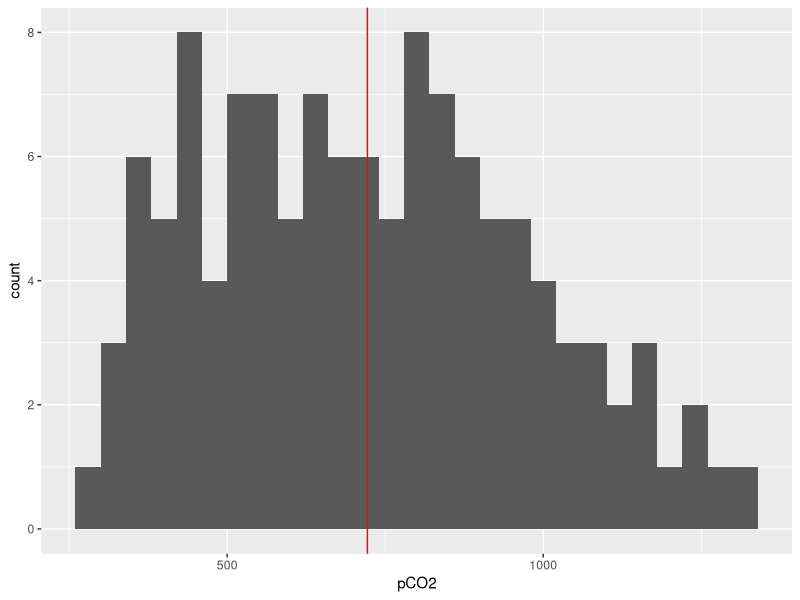
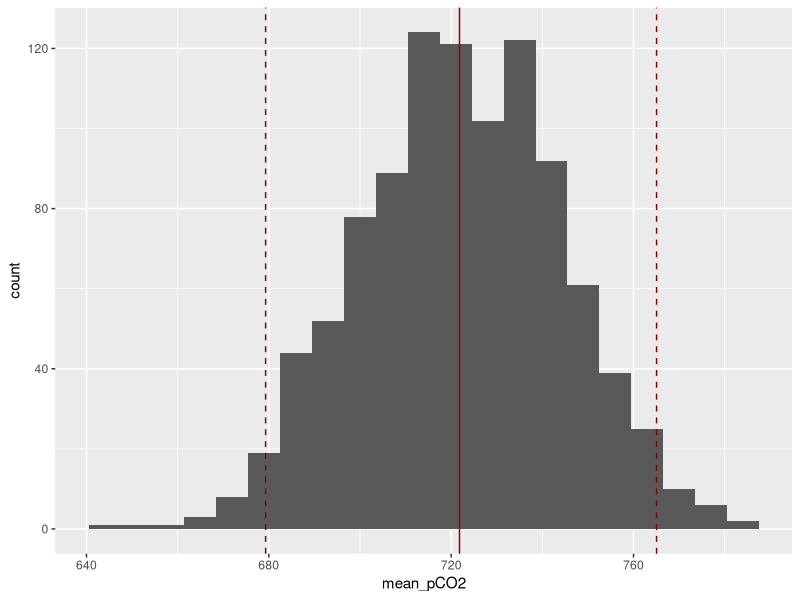

Write R code to recreate these figures, in order.
## ---- chunk 1
knitr::opts_chunk$set(echo = TRUE)
library(tidyverse)
## ---- chunk 2
sol_dat <- readxl::read_excel("paleosol_data.xlsx")
knitr::kable(sol_dat[1:5,])
## ---- chunk 3
temp_range <- seq(sol_dat$soil_temp_min[1], sol_dat$soil_temp_max[1], 1)
temp_range
## ---- chunk 4
# set up vector for output
d13Cs <- vector("numeric", length(temp_range))

# iterate through each temperature value and calculate d13Cs
for(i in temp_range){
  d13Cs[i - 14] <- sol_dat$d13Ccarb[1] - (11.98 - 0.12 * i)
}

d13Cs
## ---- chunk 5
# preallocate data frame
pCO2 <- tibble(Sz = seq(500, 1500, 100), 
               temp_range = temp_range, empty_row = rep(0,11)) %>% 
  pivot_wider(names_from = temp_range, values_from = empty_row, names_prefix = "temp_")


# calculate pcO2 value for each soil temp/ Sz combination
for (i in seq_along(d13Cs)) {
  for (j in seq_along(pCO2$Sz)) {
    pCO2[i, j +1] <- pCO2$Sz[j] * ((d13Cs[i] - 1.0044 * sol_dat$d13Cresp[1] - 4.4) / (sol_dat$d13Catm[1] - d13Cs[i]))
  }
}
pCO2
## ---- chunk 6
# convert to long format for plotting
pCO2_long <- pCO2 %>% 
  pivot_longer(cols = -Sz, names_to = "soil_temp", values_to = "pCO2")

ggplot(pCO2_long) +
  geom_histogram(aes(pCO2), binwidth = 40) +
  geom_vline(xintercept = mean(pCO2_long$pCO2), colour = "red")
## ---- chunk 7
# set up mean function
mean.fun <- function(pCO2_long, pCO2) mean(pCO2_long[pCO2], na.rm = TRUE)

# apply bootstrapping with mean as statistic, with 1000 repetition
boot_sample <- boot::boot(data = pCO2_long$pCO2,
                          statistic = mean.fun, R = 1000, sim="ordinary")

# get the BCa confidence intervals
boot_ci <- boot::boot.ci(boot_sample, type = "bca")

# save it in a dataframe
boot_result <- tibble(sample_name = sol_dat$Sample[1], lwr_ci = boot_ci$bca[4],
                      mean_pCO2 = boot_ci$t0, upr_ci = boot_ci$bca[5])
## ---- chunk 8
boot_sample_values <- boot_sample$t %>% 
  as_tibble() %>% 
  add_column(trials = 1:1000) %>% 
  select(mean_pCO2 = V1, trials)

ggplot(boot_sample_values) +
  geom_histogram(aes(mean_pCO2), binwidth = 7) +
  geom_vline(xintercept = mean(boot_result$mean_pCO2), color = "darkred") +
  geom_vline(xintercept = mean(boot_result$lwr_ci), 
             linetype = "dashed", color = "darkred") +
  geom_vline(xintercept = mean(boot_result$upr_ci), 
             linetype = "dashed", color = "darkred")
## ---- chunk 9
knitr::kable(boot_result)
